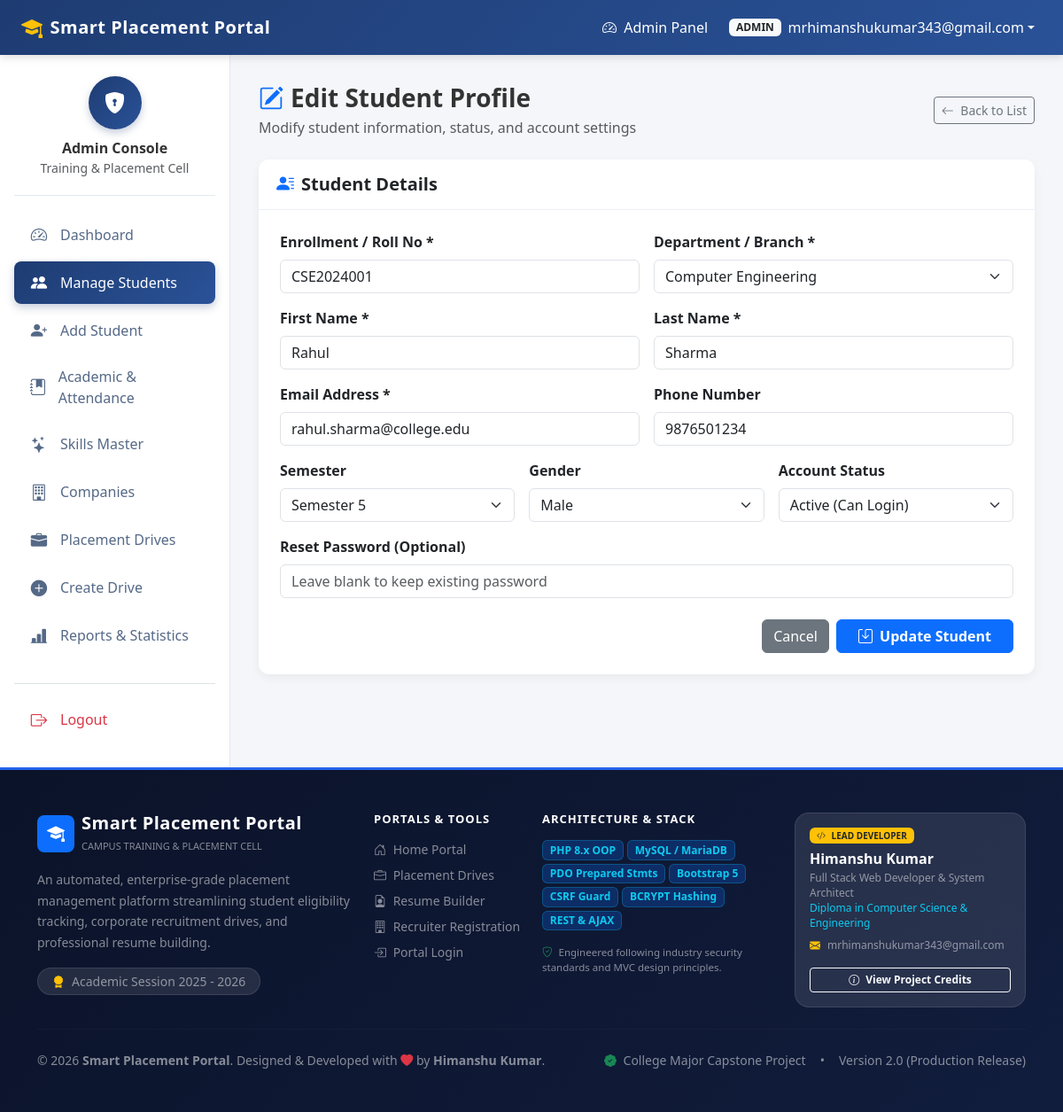
The app's page /admin/student_edit.php?id=1 (signed in) with its own data.
### tables this page shows
CREATE TABLE `students` (
  `id` int(11) NOT NULL AUTO_INCREMENT,
  `user_id` int(11) NOT NULL,
  `enrollment_no` varchar(30) NOT NULL,
  `first_name` varchar(50) NOT NULL,
  `last_name` varchar(50) NOT NULL,
  `phone` varchar(15) DEFAULT NULL,
  `department` varchar(50) NOT NULL DEFAULT 'Computer Engineering',
  `semester` int(11) NOT NULL DEFAULT 5,
  `gender` enum('Male','Female','Other') DEFAULT NULL,
  `dob` date DEFAULT NULL,
  `address` text DEFAULT NULL,
  `resume_path` varchar(255) DEFAULT NULL,
  `created_at` timestamp NOT NULL DEFAULT current_timestamp(),
  PRIMARY KEY (`id`),
  UNIQUE KEY `user_id` (`user_id`),
  UNIQUE KEY `enrollment_no` (`enrollment_no`),
  CONSTRAINT `fk_students_user` FOREIGN KEY (`user_id`) REFERENCES `users` (`id`) ON DELETE CASCADE ON UPDATE CASCADE
);

CREATE TABLE `users` (
  `id` int(11) NOT NULL AUTO_INCREMENT,
  `email` varchar(100) NOT NULL,
  `password` varchar(255) NOT NULL,
  `role` enum('admin','student','company') NOT NULL DEFAULT 'student',
  `company_id` int(11) DEFAULT NULL,
  `status` enum('active','inactive') NOT NULL DEFAULT 'active',
  `created_at` timestamp NOT NULL DEFAULT current_timestamp(),
  PRIMARY KEY (`id`),
  UNIQUE KEY `email` (`email`),
  KEY `fk_user_company` (`company_id`),
  CONSTRAINT `fk_user_company` FOREIGN KEY (`company_id`) REFERENCES `companies` (`id`) ON DELETE CASCADE
);

### config/functions.php (called while the page is built, shortened)
<?php
function e($string) {
    return htmlspecialchars((string)($string ?? ''), ENT_QUOTES, 'UTF-8');
}

### admin/student_edit.php (the view, shortened to what this page needs)
<?php
require_once __DIR__ . '/../config/functions.php';
$studentId = (int)($_GET['id'] ?? 0);
$stmt = $pdo->prepare("
    SELECT s.*, u.email, u.status as user_status
    FROM students s
    JOIN users u ON s.user_id = u.id
    WHERE s.id = :id
    LIMIT 1
");
$stmt->execute([':id' => $studentId]);
$student = $stmt->fetch();
require_once __DIR__ . '/../includes/header.php';
require_once __DIR__ . '/../includes/navbar.php';
?>
<div class="dashboard-container">
    <?php require_once __DIR__ . '/../includes/sidebar_admin.php'; ?>
    <main class="portal-content">
        <div class="container-fluid p-0">
            <div class="d-flex justify-content-between align-items-center mb-4">
                <div>
                    <h3 class="fw-bold mb-1"><i class="bi bi-pencil-square text-primary me-2"></i>Edit Student Profile</h3>
                    <p class="text-muted mb-0">Modify student information, status, and account settings</p>
                </div>
                <a href="<?= BASE_URL ?>admin/students.php" class="btn btn-outline-secondary btn-sm">
                    <i class="bi bi-arrow-left me-1"></i> Back to List
                </a>
            </div>
            <div class="card card-portal max-w-750">
                <div class="card-header">
                    <h5 class="mb-0 fw-bold"><i class="bi bi-person-lines-fill me-2 text-primary"></i>Student Details</h5>
                </div>
                <div class="card-body p-4">
                    <form action="<?= BASE_URL ?>admin/student_edit.php?id=<?= $studentId ?>" method="POST" class="needs-validation">
                        <div class="row g-3 mb-3">
                            <div class="col-md-6">
                                <label for="enrollment_no" class="form-label fw-semibold">Enrollment / Roll No *</label>
                                <input type="text" class="form-control" id="enrollment_no" name="enrollment_no" value="<?= e($student['enrollment_no']) ?>" required>
                            </div>
                            <div class="col-md-6">
                                <label for="department" class="form-label fw-semibold">Department / Branch *</label>
                                <select class="form-select" id="department" name="department" required>
                                    <option value="Computer Engineering" <?= $student['department'] === 'Computer Engineering' ? 'selected' : '' ?>>Computer Engineering</option>
                                </select>
                            </div>
                        </div>
                        <div class="row g-3 mb-3">
                            <div class="col-md-6">
                                <label for="first_name" class="form-label fw-semibold">First Name *</label>
                                <input type="text" class="form-control" id="first_name" name="first_name" value="<?= e($student['first_name']) ?>" required>
                            </div>
                            <div class="col-md-6">
                                <label for="last_name" class="form-label fw-semibold">Last Name *</label>
                                <input type="text" class="form-control" id="last_name" name="last_name" value="<?= e($student['last_name']) ?>" required>
                            </div>
                        </div>
                        <div class="row g-3 mb-3">
                            <div class="col-md-6">
                                <label for="email" class="form-label fw-semibold">Email Address *</label>
                                <input type="email" class="form-control" id="email" name="email" value="<?= e($student['email']) ?>" required>
                            </div>
                            <div class="col-md-6">
                                <label for="phone" class="form-label fw-semibold">Phone Number</label>
                                <input type="tel" class="form-control" id="phone" name="phone" value="<?= e($student['phone']) ?>">
                            </div>
                        </div>
                        <div class="row g-3 mb-3">
                            <div class="col-md-4">
                                <label for="semester" class="form-label fw-semibold">Semester</label>
                                <select class="form-select" id="semester" name="semester">
                                    <?php for ($s = 1; $s <= 6; $s++): ?>
                                        <option value="<?= $s ?>" <?= $student['semester'] == $s ? 'selected' : '' ?>>Semester <?= $s ?></option>
                                    <?php endfor; ?>
                                </select>
                            </div>
                            <div class="col-md-4">
                                <label for="gender" class="form-label fw-semibold">Gender</label>
                                <select class="form-select" id="gender" name="gender">
                                    <option value="Male" <?= $student['gender'] === 'Male' ? 'selected' : '' ?>>Male</option>
                                </select>
                            </div>
                            <div class="col-md-4">
                                <label for="user_status" class="form-label fw-semibold">Account Status</label>
                                <select class="form-select" id="user_status" name="user_status">
                                    <option value="active" <?= $student['user_status'] === 'active' ? 'selected' : '' ?>>Active (Can Login)</option>
                                </select>
                            </div>
                        </div>
                        <div class="mb-4">
                            <label for="new_password" class="form-label fw-semibold">Reset Password (Optional)</label>
                            <input type="password" class="form-control" id="new_password" name="new_password" placeholder="Leave blank to keep existing password">
                        </div>
                        <div class="d-flex justify-content-end gap-2">
                            <a href="<?= BASE_URL ?>admin/students.php" class="btn btn-secondary">Cancel</a>
                            <button type="submit" class="btn btn-primary px-4 fw-bold">
                                <i class="bi bi-save me-1"></i> Update Student
                            </button>
                        </div>
                    </form>
                </div>
            </div>
        </div>
    </main>
</div>
<?php require_once __DIR__ . '/../includes/footer.php'; ?>

### assets/css/custom.css (style rules this page uses)
body { background-color: var(--bg-light); font-family: 'Segoe UI', system-ui, -apple-system, sans-serif; color: #333; min-height: 100vh; display: flex; flex-direction: column; }
.dashboard-container { display: flex; flex: 1; min-height: calc(100vh - var(--topbar-height)); }
.portal-content { flex: 1; padding: 2rem; overflow-y: auto; }
.card-portal { border: none; border-radius: 12px; box-shadow: var(--card-shadow); background: #ffffff; margin-bottom: 1.5rem; }
.card-portal .card-header { background-color: #ffffff; border-bottom: 1px solid #edf2f7; padding: 1rem 1.25rem; font-weight: 600; border-radius: 12px 12px 0 0 !important; }

### records on screen
students: enrollment_no "CSE2024001", department "Computer Engineering", first_name "Rahul", last_name "Sharma", email "rahul.sharma@college.edu", phone "9876501234", semester "Semester 5", gender "Male"
users: user_status "Active (Can Login)"

### other values on screen
$_SESSION['role'] "ADMIN"
$_SESSION['email'] "mrhimanshukumar343@gmail.com"
APP_NAME "Smart Placement Portal"
